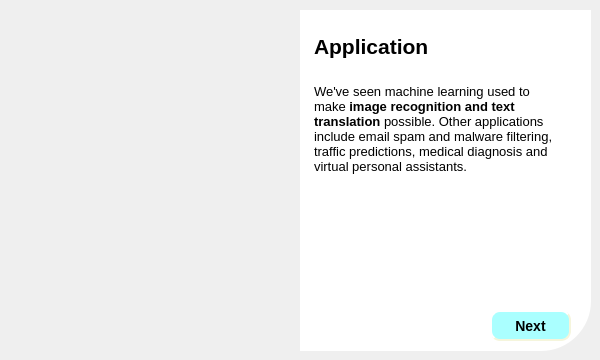
      <widget class="QWidget" name="tab_8">
       <attribute name="title">
        <string>Application</string>
       </attribute>
       <widget class="QTextBrowser" name="textBrowser_10">
        <property name="geometry">
         <rect>
          <x>310</x>
          <y>20</y>
          <width>271</width>
          <height>51</height>
         </rect>
        </property>
        <property name="font">
         <font>
          <pointsize>14</pointsize>
         </font>
        </property>
        <property name="frameShape">
         <enum>QFrame::NoFrame</enum>
        </property>
        <property name="frameShadow">
         <enum>QFrame::Plain</enum>
        </property>
        <property name="html">
         <string>&lt;!DOCTYPE HTML PUBLIC &quot;-//W3C//DTD HTML 4.0//EN&quot; &quot;http://www.w3.org/TR/REC-html40/strict.dtd&quot;&gt;
&lt;html&gt;&lt;head&gt;&lt;meta name=&quot;qrichtext&quot; content=&quot;1&quot; /&gt;&lt;style type=&quot;text/css&quot;&gt;
p, li { white-space: pre-wrap; }
&lt;/style&gt;&lt;/head&gt;&lt;body style=&quot; font-family:'MS Shell Dlg 2'; font-size:14pt; font-weight:400; font-style:normal;&quot;&gt;
&lt;p style=&quot; margin-top:0px; margin-bottom:0px; margin-left:0px; margin-right:0px; -qt-block-indent:0; text-indent:0px;&quot;&gt;&lt;span style=&quot; font-size:12pt; font-weight:600;&quot;&gt;ML in Hyperspectral image processing&lt;/span&gt;&lt;/p&gt;&lt;/body&gt;&lt;/html&gt;</string>
        </property>
       </widget>
       <widget class="QTextBrowser" name="textBrowser_9">
        <property name="geometry">
         <rect>
          <x>310</x>
          <y>70</y>
          <width>271</width>
          <height>231</height>
         </rect>
        </property>
        <property name="frameShape">
         <enum>QFrame::NoFrame</enum>
        </property>
        <property name="frameShadow">
         <enum>QFrame::Plain</enum>
        </property>
        <property name="html">
         <string>&lt;!DOCTYPE HTML PUBLIC &quot;-//W3C//DTD HTML 4.0//EN&quot; &quot;http://www.w3.org/TR/REC-html40/strict.dtd&quot;&gt;
&lt;html&gt;&lt;head&gt;&lt;meta name=&quot;qrichtext&quot; content=&quot;1&quot; /&gt;&lt;style type=&quot;text/css&quot;&gt;
p, li { white-space: pre-wrap; }
&lt;/style&gt;&lt;/head&gt;&lt;body style=&quot; font-family:'MS Shell Dlg 2'; font-size:11.4pt; font-weight:400; font-style:normal;&quot;&gt;
&lt;p style=&quot; margin-top:0px; margin-bottom:0px; margin-left:0px; margin-right:0px; -qt-block-indent:0; text-indent:0px;&quot;&gt;&lt;span style=&quot; font-family:'NexusSerif,Georgia,Times New Roman,Times,STIXGeneral,Cambria Math,Lucida Sans Unicode,Microsoft Sans Serif,Segoe UI Symbol,Arial Unicode MS,serif'; font-size:10pt; color:#ff0000;&quot;&gt;Machine learning techniques have been widely applied in quality determination of agricultural and food products&lt;/span&gt;&lt;span style=&quot; font-family:'NexusSerif,Georgia,Times New Roman,Times,STIXGeneral,Cambria Math,Lucida Sans Unicode,Microsoft Sans Serif,Segoe UI Symbol,Arial Unicode MS,serif'; font-size:10pt; color:#2e2e2e;&quot;&gt;. Different machine learning techniques like &lt;/span&gt;&lt;a href=&quot;https://www.sciencedirect.com/topics/biochemistry-genetics-and-molecular-biology/artificial-neural-network&quot;&gt;&lt;span style=&quot; font-family:'NexusSerif,Georgia,Times New Roman,Times,STIXGeneral,Cambria Math,Lucida Sans Unicode,Microsoft Sans Serif,Segoe UI Symbol,Arial Unicode MS,serif'; font-size:10pt; text-decoration: underline; color:#2e2e2e; background-color:transparent;&quot;&gt;Artificial Neural Network&lt;/span&gt;&lt;/a&gt;&lt;span style=&quot; font-family:'NexusSerif,Georgia,Times New Roman,Times,STIXGeneral,Cambria Math,Lucida Sans Unicode,Microsoft Sans Serif,Segoe UI Symbol,Arial Unicode MS,serif'; font-size:10pt; color:#2e2e2e;&quot;&gt; , Fuzzy logic, decision trees, &lt;/span&gt;&lt;a href=&quot;https://www.sciencedirect.com/topics/biochemistry-genetics-and-molecular-biology/bayesian-learning&quot;&gt;&lt;span style=&quot; font-family:'NexusSerif,Georgia,Times New Roman,Times,STIXGeneral,Cambria Math,Lucida Sans Unicode,Microsoft Sans Serif,Segoe UI Symbol,Arial Unicode MS,serif'; font-size:10pt; text-decoration: underline; color:#2e2e2e; background-color:transparent;&quot;&gt;Naïve Bayes&lt;/span&gt;&lt;/a&gt;&lt;span style=&quot; font-family:'NexusSerif,Georgia,Times New Roman,Times,STIXGeneral,Cambria Math,Lucida Sans Unicode,Microsoft Sans Serif,Segoe UI Symbol,Arial Unicode MS,serif'; font-size:10pt; color:#2e2e2e;&quot;&gt;, k-means clustering, SVM, random forest, k-NN and so on have been used extensively in agriculture related fields . &lt;/span&gt;&lt;span style=&quot; font-family:'NexusSerif,Georgia,Times New Roman,Times,STIXGeneral,Cambria Math,Lucida Sans Unicode,Microsoft Sans Serif,Segoe UI Symbol,Arial Unicode MS,serif'; font-size:10pt; color:#ff0000;&quot;&gt;Deep learning is such another subdomain of machine learning&lt;/span&gt;&lt;span style=&quot; font-family:'NexusSerif,Georgia,Times New Roman,Times,STIXGeneral,Cambria Math,Lucida Sans Unicode,Microsoft Sans Serif,Segoe UI Symbol,Arial Unicode MS,serif'; font-size:10pt; color:#2e2e2e;&quot;&gt; that have shown superior performance in image classification of different food products and have established its potential to outperform even humans in some cases when trained adequately.&lt;/span&gt;&lt;/p&gt;&lt;/body&gt;&lt;/html&gt;</string>
        </property>
       </widget>
       <widget class="QLabel" name="label_15">
        <property name="geometry">
         <rect>
          <x>300</x>
          <y>10</y>
          <width>291</width>
          <height>341</height>
         </rect>
        </property>
        <property name="styleSheet">
         <string notr="true">background-color:rgba(255,255,255,255);
border-bottom-right-radius:50px;</string>
        </property>
        <property name="text">
         <string/>
        </property>
       </widget>
       <widget class="QLabel" name="label_14">
        <property name="geometry">
         <rect>
          <x>10</x>
          <y>10</y>
          <width>291</width>
          <height>171</height>
         </rect>
        </property>
        <property name="styleSheet">
         <string notr="true">border-radius: 50px;</string>
        </property>
        <property name="text">
         <string/>
        </property>
        <property name="pixmap">
         <pixmap>image/IMG_2772.JPG</pixmap>
        </property>
        <property name="scaledContents">
         <bool>true</bool>
        </property>
        <property name="wordWrap">
         <bool>false</bool>
        </property>
       </widget>
       <widget class="QLabel" name="label_16">
        <property name="geometry">
         <rect>
          <x>10</x>
          <y>180</y>
          <width>291</width>
          <height>171</height>
         </rect>
        </property>
        <property name="styleSheet">
         <string notr="true">border-radius: 50px;</string>
        </property>
        <property name="text">
         <string/>
        </property>
        <property name="pixmap">
         <pixmap>image/IMG_2758.JPEG</pixmap>
        </property>
        <property name="scaledContents">
         <bool>true</bool>
        </property>
        <property name="wordWrap">
         <bool>false</bool>
        </property>
       </widget>
       <widget class="QPushButton" name="ml_appli_next">
        <property name="geometry">
         <rect>
          <x>490</x>
          <y>310</y>
          <width>81</width>
          <height>31</height>
         </rect>
        </property>
        <property name="styleSheet">
         <string notr="true">QPushButton {
background-color: rgb(170, 255, 255);
    border-style: outset;
    border-width: 2px;
    border-radius: 10px;
    border-color: beige;
    font: bold 14px;
    padding: 6px;
}</string>
        </property>
        <property name="text">
         <string>Next</string>
        </property>
       </widget>
       <widget class="QTextBrowser" name="textBrowser_11">
        <property name="geometry">
         <rect>
          <x>310</x>
          <y>80</y>
          <width>271</width>
          <height>211</height>
         </rect>
        </property>
        <property name="frameShape">
         <enum>QFrame::NoFrame</enum>
        </property>
        <property name="frameShadow">
         <enum>QFrame::Plain</enum>
        </property>
        <property name="html">
         <string>&lt;!DOCTYPE HTML PUBLIC &quot;-//W3C//DTD HTML 4.0//EN&quot; &quot;http://www.w3.org/TR/REC-html40/strict.dtd&quot;&gt;
&lt;html&gt;&lt;head&gt;&lt;meta name=&quot;qrichtext&quot; content=&quot;1&quot; /&gt;&lt;style type=&quot;text/css&quot;&gt;
p, li { white-space: pre-wrap; }
&lt;/style&gt;&lt;/head&gt;&lt;body style=&quot; font-family:'MS Shell Dlg 2'; font-size:11.4pt; font-weight:400; font-style:normal;&quot;&gt;
&lt;p style=&quot; margin-top:12px; margin-bottom:12px; margin-left:0px; margin-right:0px; -qt-block-indent:0; text-indent:0px;&quot;&gt;&lt;span style=&quot; font-family:'Arial,sans-serif'; font-size:10pt;&quot;&gt;We've seen machine learning used to make &lt;/span&gt;&lt;span style=&quot; font-size:10pt; font-weight:600;&quot;&gt;image recognition and text translation&lt;/span&gt;&lt;span style=&quot; font-size:10pt;&quot;&gt; possible. Other applications include email spam and malware filtering, traffic predictions, medical diagnosis and virtual personal assistants. &lt;/span&gt;&lt;/p&gt;&lt;/body&gt;&lt;/html&gt;</string>
        </property>
       </widget>
       <widget class="QTextBrowser" name="textBrowser_12">
        <property name="geometry">
         <rect>
          <x>310</x>
          <y>30</y>
          <width>271</width>
          <height>41</height>
         </rect>
        </property>
        <property name="font">
         <font>
          <pointsize>14</pointsize>
         </font>
        </property>
        <property name="frameShape">
         <enum>QFrame::NoFrame</enum>
        </property>
        <property name="frameShadow">
         <enum>QFrame::Plain</enum>
        </property>
        <property name="html">
         <string>&lt;!DOCTYPE HTML PUBLIC &quot;-//W3C//DTD HTML 4.0//EN&quot; &quot;http://www.w3.org/TR/REC-html40/strict.dtd&quot;&gt;
&lt;html&gt;&lt;head&gt;&lt;meta name=&quot;qrichtext&quot; content=&quot;1&quot; /&gt;&lt;style type=&quot;text/css&quot;&gt;
p, li { white-space: pre-wrap; }
&lt;/style&gt;&lt;/head&gt;&lt;body style=&quot; font-family:'MS Shell Dlg 2'; font-size:14pt; font-weight:400; font-style:normal;&quot;&gt;
&lt;p style=&quot; margin-top:0px; margin-bottom:0px; margin-left:0px; margin-right:0px; -qt-block-indent:0; text-indent:0px;&quot;&gt;&lt;span style=&quot; font-size:16pt; font-weight:600;&quot;&gt;Application &lt;/span&gt;&lt;/p&gt;&lt;/body&gt;&lt;/html&gt;</string>
        </property>
       </widget>
      </widget>
